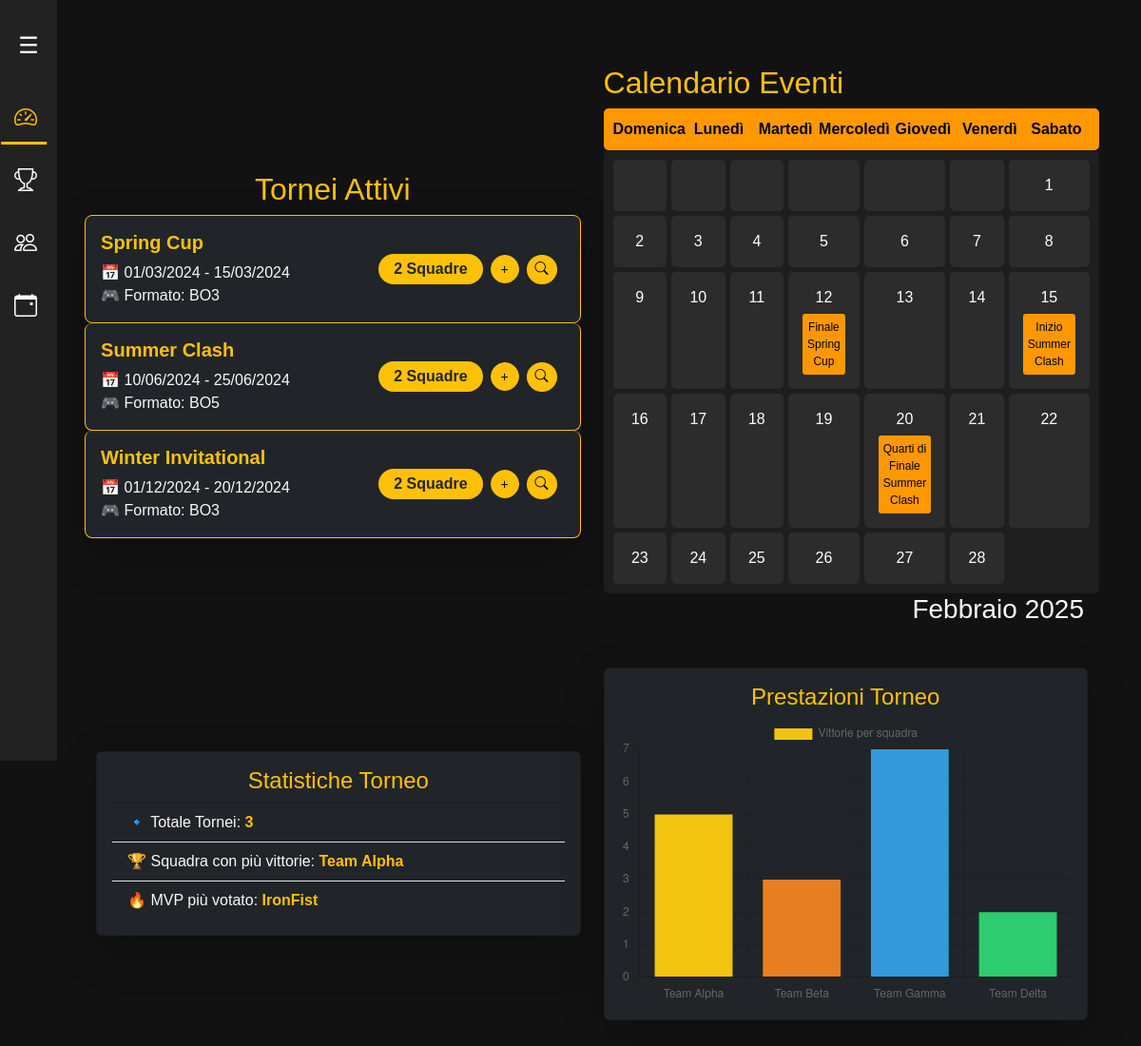
The page / on the database its author committed.
### models.py (models this page shows)
class Torneo(db.Model):
    __tablename__ = "torneo"
    id = db.Column(db.Integer, primary_key=True)
    nome = db.Column(db.String(100), nullable=False)
    data_inizio = db.Column(db.Date, nullable=False)
    data_fine = db.Column(db.Date, nullable=False)
    formato = db.Column(db.String(50), nullable=False)
    squadre = db.relationship("Squadra", backref="torneo", lazy=True, cascade="all, delete-orphan")
    partite = db.relationship("Partita", backref="torneo", lazy=True, cascade="all, delete-orphan")

### routes/dashboard_routes.py (the view)
@dashboard_routes.route("/")
def dashboard():
    tornei = Torneo.query.all()
    return render_template("dashboard.html", active_page="dashboard", tornei=tornei)

### templates/dashboard.html (shortened to what this page needs)
<!DOCTYPE html>
<html lang="it">
<head>
    <link rel="stylesheet" href="https://cdn.jsdelivr.net/npm/bootstrap@5.3.0/dist/css/bootstrap.min.css">
    <link rel="stylesheet" href="https://cdn.jsdelivr.net/npm/bootstrap-icons/font/bootstrap-icons.css">
    <link rel="stylesheet" href="{{ url_for('static', filename='css/dashboard.css') }}">
</head>
<body>
    <div class="d-flex">
        <div class="sidebar">
            {% include 'sidebar.html' %}
        </div>
        <div class="main-content flex-grow-1">
            <div class="container-fluid p-4">
                <div class="row">
                    <div class="col-md-6">
                        <h2 class="mt-4 text-warning text-center">Tornei Attivi</h2>
                        <ul class="list-group shadow-lg">
                            {% for torneo in tornei %}
                            <li class="list-group-item bg-dark text-light border-warning rounded-3 p-3 shadow-sm">
                                <div class="d-flex justify-content-between align-items-center">
                                    <div>
                                        <h5 class="text-warning fw-bold">{{ torneo.nome }}</h5>
                                        <p class="mb-0">📅 {{ torneo.data_inizio.strftime('%d/%m/%Y') }} - {{ torneo.data_fine.strftime('%d/%m/%Y') }}</p>
                                        <p class="mb-0">🎮 Formato: {{ torneo.formato }}</p>
                                    </div>
                                    <div class="d-flex align-items-center">
                                        <span class="badge bg-warning text-dark fs-6 px-3 py-2 rounded-pill me-2">
                                            {{ torneo.squadre | length }} Squadre
                                        </span>
                                        <button class="btn btn-warning btn-sm toggle-btn rounded-circle d-flex align-items-center justify-content-center me-2"
                                            style="width: 30px; height: 30px;"
                                            data-bs-toggle="collapse" data-bs-target="#torneoCollapse{{ torneo.id }}"
                                            title="Espandi">
                                            +
                                        </button>
                                        <a href="{{ url_for('torneo_routes.dettaglio_torneo', torneo_id=torneo.id) }}"
                                           class="btn btn-warning btn-sm rounded-circle d-flex align-items-center justify-content-center me-2"
                                           data-bs-toggle="tooltip" data-bs-placement="top" title="Dettagli">
                                            <i class="bi bi-search"></i>
                                        </a>
                                    </div>
                                </div>
                            </li>
                            {% endfor %}
                        </ul>
                    </div>
                    <div class="col-md-6">
                        {% include 'calendar_component.html' %}
                    </div>
                </div>
                    <div class="container-fluid mt-4">
                        <div class="row">
                            <div class="col-md-6">
                                <div class="card bg-dark text-light shadow-lg p-3">
                                    <h4 class="text-warning text-center">Statistiche Torneo</h4>
                                    <ul class="list-group list-group-flush">
                                        <li class="list-group-item bg-dark text-light">🔹 Totale Tornei: <span id="totalTournaments" class="fw-bold text-warning"></span></li>
                                        <li class="list-group-item bg-dark text-light">🏆 Squadra con più vittorie: <span id="topTeam" class="fw-bold text-warning"></span></li>
                                        <li class="list-group-item bg-dark text-light">🔥 MVP più votato: <span id="topMVP" class="fw-bold text-warning"></span></li>
                                    </ul>
                                </div>
                            </div>
                            <div class="col-md-6">
                                <div class="card bg-dark text-light shadow-lg p-3">
                                    <h4 class="text-warning text-center">Prestazioni Torneo</h4>
                                    <div style="width: 100%; height: 300px;">
                                        <canvas id="performanceChart"></canvas>
                                    </div>
                                </div>
                            </div>
                        </div>
                    </div>
                    </div>
                </div>
            </div>
<script>
    document.addEventListener("DOMContentLoaded", function () {
        // 🔹 Popola le metriche
        document.getElementById("totalTournaments").innerText = "{{ tornei|length }}";
        document.getElementById("topTeam").innerText = "Team Alpha"; // Sostituisci con un valore dinamico
        document.getElementById("topMVP").innerText = "IronFist"; // Sostituisci con un valore dinamico
        // 📊 Variabile globale per il grafico
        let performanceChartInstance = null;
        function createPerformanceChart() {
            const ctx = document.getElementById("performanceChart").getContext("2d");
            // Se il grafico esiste già, distruggilo prima di ricrearlo
            if (performanceChartInstance) {
                performanceChartInstance.destroy();
            }
            performanceChartInstance = new Chart(ctx, {
                type: "bar",
                data: {
                    labels: ["Team Alpha", "Team Beta", "Team Gamma", "Team Delta"],
                    datasets: [{
                        label: "Vittorie per squadra",
                        data: [5, 3, 7, 2], // Dati fittizi, sostituiscili con dati reali
                        backgroundColor: ["#f1c40f", "#e67e22", "#3498db", "#2ecc71"],
                    }]
                },
                options: {
                    responsive: true,
                    maintainAspectRatio: false,
                    scales: {
                        y: { beginAtZero: true }
                    }
                }
            });
        }
        // 🔄 Assicurati che il grafico venga creato solo una volta
        createPerformanceChart();
    });
</script>
</body>
</html>

### templates/sidebar.html (shortened to what this page needs)
<div id="sidebar-wrapper">
    <nav class="sidebar" id="sidebar">
        <button class="sidebar-toggle" id="sidebarToggle">☰</button>
        <a class="nav-link {% if active_page == 'dashboard' %} active {% endif %}" href="/">
            <i class="bi bi-speedometer2"></i> <span class="nav-text">Dashboard</span>
        </a>
        <a class="nav-link {% if active_page == 'tornei' %} active {% endif %}" href="/tornei">
            <i class="bi bi-trophy"></i> <span class="nav-text">Tornei</span>
        </a>
        <a class="nav-link {% if active_page == 'squadre' %} active {% endif %}" href="/squadre">
            <i class="bi bi-people"></i> <span class="nav-text">Squadre</span>
        </a>
        <a class="nav-link {% if active_page == 'eventi' %} active {% endif %}" href="/eventi">
            <i class="bi bi-calendar-event"></i> <span class="nav-text">Eventi</span>
        </a>
    </nav>
</div>

### templates/calendar_component.html (shortened to what this page needs)
<div id="calendar-container">
    <h2 class="mt-4 text-warning">Calendario Eventi</h2>
    <div class="calendar-header">
        <div>Domenica</div><div>Lunedì</div><div>Martedì</div>
        <div>Mercoledì</div><div>Giovedì</div><div>Venerdì</div><div>Sabato</div>
    </div>
    <div class="calendar" id="calendar"></div>
    <div class="calendar-container">
        <h3 id="calendar-month" class="text-light text-end pe-3"></h3>
    </div>
</div>

### static/css/dashboard.css (style rules this page uses)
body { background-color: #121212; color: #f5f5f5; font-family: 'Arial', sans-serif; }
.sidebar { width: 80px; transition: width 0.3s ease; }
.main-content { padding: 20px; transition: margin-left 0.3s ease; }
.col-md-6 { display: flex; flex-direction: column; justify-content: center; }

### templates/sidebar.html (style rules this page uses)
#sidebar-wrapper .sidebar { width: 60px; height: 100vh; background-color: #222; padding-top: 15px; position: fixed; left: 0; top: 0; display: absolute; flex-direction: column; align-items: center; transition: width 0.3s ease-in-out; overflow: hidden; z-index: 1000; }
#sidebar-wrapper .sidebar-toggle { background: none; border: none; color: white; font-size: 24px; cursor: pointer; margin-bottom: 10px; transition: color .3s ease-in-out, transform 0.3s ease-in-out; padding: 15px; width: 100%; display: flex; align-items: center; justify-content: center; }
#sidebar-wrapper .nav-link { color: white; font-size: 22px; text-align: center; padding: 15px; width: 100%; display: flex; align-items: center; position: relative; transition: color 0.3s ease-in-out; }
#sidebar-wrapper .nav-link i { font-size: 24px; margin-right: 0; transition: margin-right 0.3s ease-in-out, color 0.3s ease-in-out; }
#sidebar-wrapper .nav-link::after { content: ""; display: block; width: 0; height: 3px; background-color: #ffc107; transition: width 0.3s ease-in-out; position: absolute; bottom: 5px; left: 10%; transform: translateX(-10%); }
#sidebar-wrapper .nav-link:hover, #sidebar-wrapper .nav-link:hover i, #sidebar-wrapper .nav-link.active, #sidebar-wrapper .nav-link.active i { color: #ffc107; }
#sidebar-wrapper .nav-link:hover::after, #sidebar-wrapper .nav-link.active::after { width: 80%; }

### templates/calendar_component.html (style rules this page uses)
.calendar-container { text-align: center; margin-bottom: 20px; }
.calendar-header { display: grid; grid-template-columns: repeat(7, 1fr); background-color: #ff9800; color: black; padding: 10px; font-weight: bold; text-align: center; border-radius: 5px; }
.calendar { display: grid; grid-template-columns: repeat(7, 1fr); gap: 5px; padding: 10px; background-color: #1e1e1e; border-radius: 5px; }

### rows shown on the page
Torneo: nome "Spring Cup", data_inizio "01/03/2024", data_fine "15/03/2024", formato "BO3", squadre|length "2"
Torneo: nome "Summer Clash", data_inizio "10/06/2024", data_fine "25/06/2024", formato "BO5", squadre|length "2"
Torneo: nome "Winter Invitational", data_inizio "01/12/2024", data_fine "20/12/2024", formato "BO3", squadre|length "2", {{ torneo.id }} 3 (drawn)
